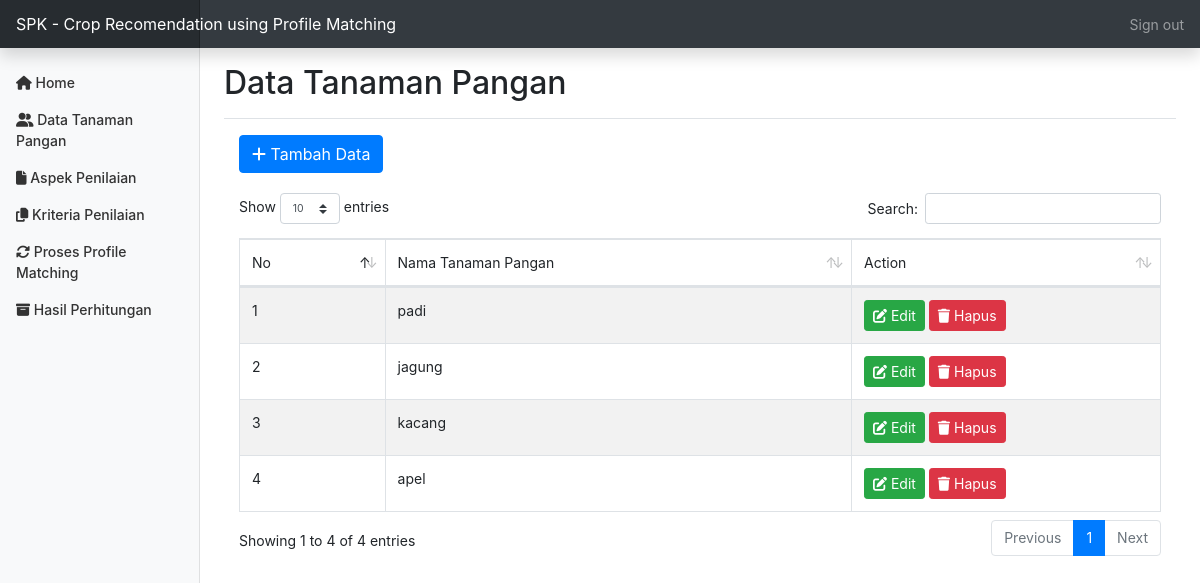
Page /home.php?page=pelamar (signed in) on the committed database.
### tables this page shows
CREATE TABLE `master_pelamar` (
  `id_pelamar` int(11) NOT NULL,
  `nama_pelamar` varchar(50) NOT NULL,
  `no_hp` varchar(12) NOT NULL,
  `email` varchar(50) NOT NULL
);

### pelamar.php (the view, shortened to what this page needs)
<div class="container">
		<a href="home.php?page=tambah_pelamar">
			<button style="margin-bottom: 20px;" class="btn btn-primary"> <i class="fa fa-plus"></i> Tambah Data </button>
		</a>
		<table id="example" class="table table-striped table-bordered" style="width:100%">
	    	<thead>
	    		<tr>
	    			<td>No</td>
	    			<td>Nama Tanaman Pangan</td>
	    			<td>Action</td>
	    		</tr>
	    	</thead>
	    	<tbody>
				<?php
			        $no = 1;
			        $query = "SELECT * FROM master_pelamar ORDER BY id_pelamar ASC";
			        $master_pelamar = $koneksi->prepare($query);
			        $master_pelamar->execute();
			        $res1 = $master_pelamar->get_result();
			        if ($res1->num_rows > 0) {
				        while ($row = $res1->fetch_assoc()) {
				        	$id = $row['id_pelamar'];
				            $nama_pelamar = $row['nama_pelamar'];
				?>
					<tr>
						<td><?php echo $no++; ?></td>
						<td><?php echo $nama_pelamar; ?></td>
						<td>
							<a href="home.php?page=edit_pelamar&aa=<?php echo base64_encode($id) ?>">
								<button class="btn btn-success btn-sm"> <i class="fa fa-edit"></i> Edit </button>
							</a>
							<a href="hapus_pelamar.php?aa=<?php echo base64_encode($id) ?>" onclick="javascript: return confirm('Apakah Anda yakin ingin menghapus data ini?')">
								<button class="btn btn-danger btn-sm"> <i class="fa fa-trash"></i> Hapus </button>
							</a>
						</td>
					</tr>
			    <?php } } else { ?>
				    <tr>
				    	<td colspan='7'>Tidak ada data ditemukan</td>
				    </tr>
			    <?php } ?>
	    	</tbody>
	    </table>
    </div>

### css/dashboard.css (style rules this page uses)
body { font-size: .875rem; }

### rows in the picture
master_pelamar: nama_pelamar "padi"
master_pelamar: nama_pelamar "jagung"
master_pelamar: nama_pelamar "kacang"
master_pelamar: nama_pelamar "apel"
